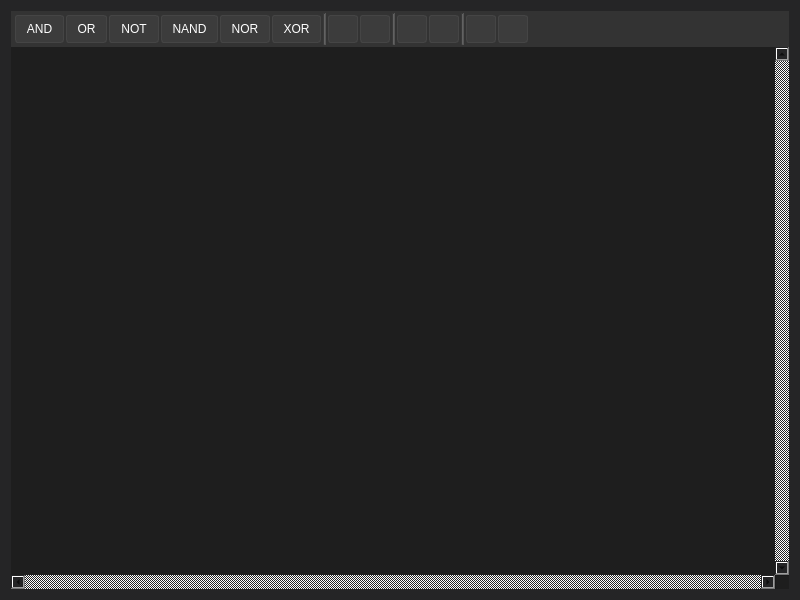
<?xml version="1.0" encoding="UTF-8"?>
<ui version="4.0">
 <class>LogicDiagramWidget</class>
 <widget class="QWidget" name="LogicDiagramWidget">
  <property name="geometry">
   <rect>
    <x>0</x>
    <y>0</y>
    <width>800</width>
    <height>600</height>
   </rect>
  </property>
  <property name="windowTitle">
   <string>Logic Diagram Editor</string>
  </property>
  <property name="styleSheet">
   <string>background-color: #252526;</string>
  </property>
  <layout class="QVBoxLayout" name="verticalLayout" stretch="0,1">
   <property name="spacing">
    <number>0</number>
   </property>
   <item>
    <widget class="QWidget" name="toolbar_widget" native="true">
     <property name="minimumSize">
      <size>
       <width>0</width>
       <height>36</height>
      </size>
     </property>
     <property name="styleSheet">
      <string>background-color: #333333;</string>
     </property>
     <layout class="QHBoxLayout" name="toolbar_layout">
      <property name="spacing">
       <number>2</number>
      </property>
      <property name="leftMargin">
       <number>4</number>
      </property>
      <property name="topMargin">
       <number>2</number>
      </property>
      <property name="rightMargin">
       <number>4</number>
      </property>
      <property name="bottomMargin">
       <number>2</number>
      </property>
      <item>
       <widget class="QToolButton" name="toolbar_and_btn">
        <property name="text">
         <string>AND</string>
        </property>
        <property name="toolButtonStyle">
         <enum>Qt::ToolButtonTextOnly</enum>
        </property>
        <property name="toolTip">
         <string>添加 AND 门</string>
        </property>
        <property name="minimumSize">
         <size>
          <width>40</width>
          <height>28</height>
         </size>
        </property>
        <property name="styleSheet">
         <string>color: #FFFFFF; background-color: #3C3C3C; border: 1px solid #454545; border-radius: 3px; padding: 2px 6px;</string>
        </property>
       </widget>
      </item>
      <item>
       <widget class="QToolButton" name="toolbar_or_btn">
        <property name="text">
         <string>OR</string>
        </property>
        <property name="toolButtonStyle">
         <enum>Qt::ToolButtonTextOnly</enum>
        </property>
        <property name="toolTip">
         <string>添加 OR 门</string>
        </property>
        <property name="minimumSize">
         <size>
          <width>36</width>
          <height>28</height>
         </size>
        </property>
        <property name="styleSheet">
         <string>color: #FFFFFF; background-color: #3C3C3C; border: 1px solid #454545; border-radius: 3px; padding: 2px 6px;</string>
        </property>
       </widget>
      </item>
      <item>
       <widget class="QToolButton" name="toolbar_not_btn">
        <property name="text">
         <string>NOT</string>
        </property>
        <property name="toolButtonStyle">
         <enum>Qt::ToolButtonTextOnly</enum>
        </property>
        <property name="toolTip">
         <string>添加 NOT 门</string>
        </property>
        <property name="minimumSize">
         <size>
          <width>36</width>
          <height>28</height>
         </size>
        </property>
        <property name="styleSheet">
         <string>color: #FFFFFF; background-color: #3C3C3C; border: 1px solid #454545; border-radius: 3px; padding: 2px 6px;</string>
        </property>
       </widget>
      </item>
      <item>
       <widget class="QToolButton" name="toolbar_nand_btn">
        <property name="text">
         <string>NAND</string>
        </property>
        <property name="toolButtonStyle">
         <enum>Qt::ToolButtonTextOnly</enum>
        </property>
        <property name="toolTip">
         <string>添加 NAND 门</string>
        </property>
        <property name="minimumSize">
         <size>
          <width>44</width>
          <height>28</height>
         </size>
        </property>
        <property name="styleSheet">
         <string>color: #FFFFFF; background-color: #3C3C3C; border: 1px solid #454545; border-radius: 3px; padding: 2px 6px;</string>
        </property>
       </widget>
      </item>
      <item>
       <widget class="QToolButton" name="toolbar_nor_btn">
        <property name="text">
         <string>NOR</string>
        </property>
        <property name="toolButtonStyle">
         <enum>Qt::ToolButtonTextOnly</enum>
        </property>
        <property name="toolTip">
         <string>添加 NOR 门</string>
        </property>
        <property name="minimumSize">
         <size>
          <width>36</width>
          <height>28</height>
         </size>
        </property>
        <property name="styleSheet">
         <string>color: #FFFFFF; background-color: #3C3C3C; border: 1px solid #454545; border-radius: 3px; padding: 2px 6px;</string>
        </property>
       </widget>
      </item>
      <item>
       <widget class="QToolButton" name="toolbar_xor_btn">
        <property name="text">
         <string>XOR</string>
        </property>
        <property name="toolButtonStyle">
         <enum>Qt::ToolButtonTextOnly</enum>
        </property>
        <property name="toolTip">
         <string>添加 XOR 门</string>
        </property>
        <property name="minimumSize">
         <size>
          <width>36</width>
          <height>28</height>
         </size>
        </property>
        <property name="styleSheet">
         <string>color: #FFFFFF; background-color: #3C3C3C; border: 1px solid #454545; border-radius: 3px; padding: 2px 6px;</string>
        </property>
       </widget>
      </item>
      <item>
       <widget class="Line" name="separator1">
        <property name="orientation">
         <enum>Qt::Vertical</enum>
        </property>
        <property name="styleSheet">
         <string>color: #555555; background-color: #555555; max-width: 1px;</string>
        </property>
       </widget>
      </item>
      <item>
       <widget class="QToolButton" name="toolbar_input_btn">
        <property name="toolTip">
         <string>添加输入引脚</string>
        </property>
        <property name="minimumSize">
         <size>
          <width>30</width>
          <height>28</height>
         </size>
        </property>
        <property name="styleSheet">
         <string>color: #FFFFFF; background-color: #3C3C3C; border: 1px solid #454545; border-radius: 3px; padding: 2px 4px;</string>
        </property>
       </widget>
      </item>
      <item>
       <widget class="QToolButton" name="toolbar_output_btn">
        <property name="toolTip">
         <string>添加输出引脚</string>
        </property>
        <property name="minimumSize">
         <size>
          <width>30</width>
          <height>28</height>
         </size>
        </property>
        <property name="styleSheet">
         <string>color: #FFFFFF; background-color: #3C3C3C; border: 1px solid #454545; border-radius: 3px; padding: 2px 4px;</string>
        </property>
       </widget>
      </item>
      <item>
       <widget class="Line" name="separator2">
        <property name="orientation">
         <enum>Qt::Vertical</enum>
        </property>
        <property name="styleSheet">
         <string>color: #555555; background-color: #555555; max-width: 1px;</string>
        </property>
       </widget>
      </item>
      <item>
       <widget class="QToolButton" name="toolbar_wire_btn">
        <property name="checkable">
         <bool>true</bool>
        </property>
        <property name="toolTip">
         <string>连线模式</string>
        </property>
        <property name="minimumSize">
         <size>
          <width>30</width>
          <height>28</height>
         </size>
        </property>
        <property name="styleSheet">
         <string>color: #FFFFFF; background-color: #3C3C3C; border: 1px solid #454545; border-radius: 3px; padding: 2px 4px;</string>
        </property>
       </widget>
      </item>
      <item>
       <widget class="QToolButton" name="toolbar_select_btn">
        <property name="checkable">
         <bool>true</bool>
        </property>
        <property name="checked">
         <bool>true</bool>
        </property>
        <property name="toolTip">
         <string>选中模式</string>
        </property>
        <property name="minimumSize">
         <size>
          <width>30</width>
          <height>28</height>
         </size>
        </property>
        <property name="styleSheet">
         <string>color: #FFFFFF; background-color: #3C3C3C; border: 1px solid #454545; border-radius: 3px; padding: 2px 4px;</string>
        </property>
       </widget>
      </item>
      <item>
       <widget class="Line" name="separator3">
        <property name="orientation">
         <enum>Qt::Vertical</enum>
        </property>
        <property name="styleSheet">
         <string>color: #555555; background-color: #555555; max-width: 1px;</string>
        </property>
       </widget>
      </item>
      <item>
       <widget class="QToolButton" name="toolbar_clear_btn">
        <property name="toolTip">
         <string>清除全部</string>
        </property>
        <property name="minimumSize">
         <size>
          <width>30</width>
          <height>28</height>
         </size>
        </property>
        <property name="styleSheet">
         <string>color: #FFFFFF; background-color: #3C3C3C; border: 1px solid #454545; border-radius: 3px; padding: 2px 4px;</string>
        </property>
       </widget>
      </item>
      <item>
       <widget class="QToolButton" name="toolbar_to_text_btn">
        <property name="toolTip">
         <string>导出为文本</string>
        </property>
        <property name="minimumSize">
         <size>
          <width>30</width>
          <height>28</height>
         </size>
        </property>
        <property name="styleSheet">
         <string>color: #FFFFFF; background-color: #3C3C3C; border: 1px solid #454545; border-radius: 3px; padding: 2px 4px;</string>
        </property>
       </widget>
      </item>
      <item>
       <spacer name="toolbar_spacer">
        <property name="orientation">
         <enum>Qt::Horizontal</enum>
        </property>
        <property name="sizeHint" stdset="0">
         <size>
          <width>40</width>
          <height>20</height>
         </size>
        </property>
       </spacer>
      </item>
     </layout>
    </widget>
   </item>
   <item>
    <widget class="QGraphicsView" name="gate_canvas">
     <property name="styleSheet">
      <string>background-color: #1E1E1E; border: none;</string>
     </property>
     <property name="verticalScrollBarPolicy">
      <enum>Qt::ScrollBarAlwaysOn</enum>
     </property>
     <property name="horizontalScrollBarPolicy">
      <enum>Qt::ScrollBarAlwaysOn</enum>
     </property>
     <property name="interactive">
      <bool>true</bool>
     </property>
    </widget>
   </item>
  </layout>
 </widget>
 <customwidgets>
  <customwidget>
   <class>QGraphicsView</class>
   <extends>QWidget</extends>
   <header>qgraphicsview.h</header>
  </customwidget>
  <customwidget>
   <class>Line</class>
   <extends>QFrame</extends>
   <header>qframe.h</header>
  </customwidget>
 </customwidgets>
 <resources/>
 <connections/>
</ui>
